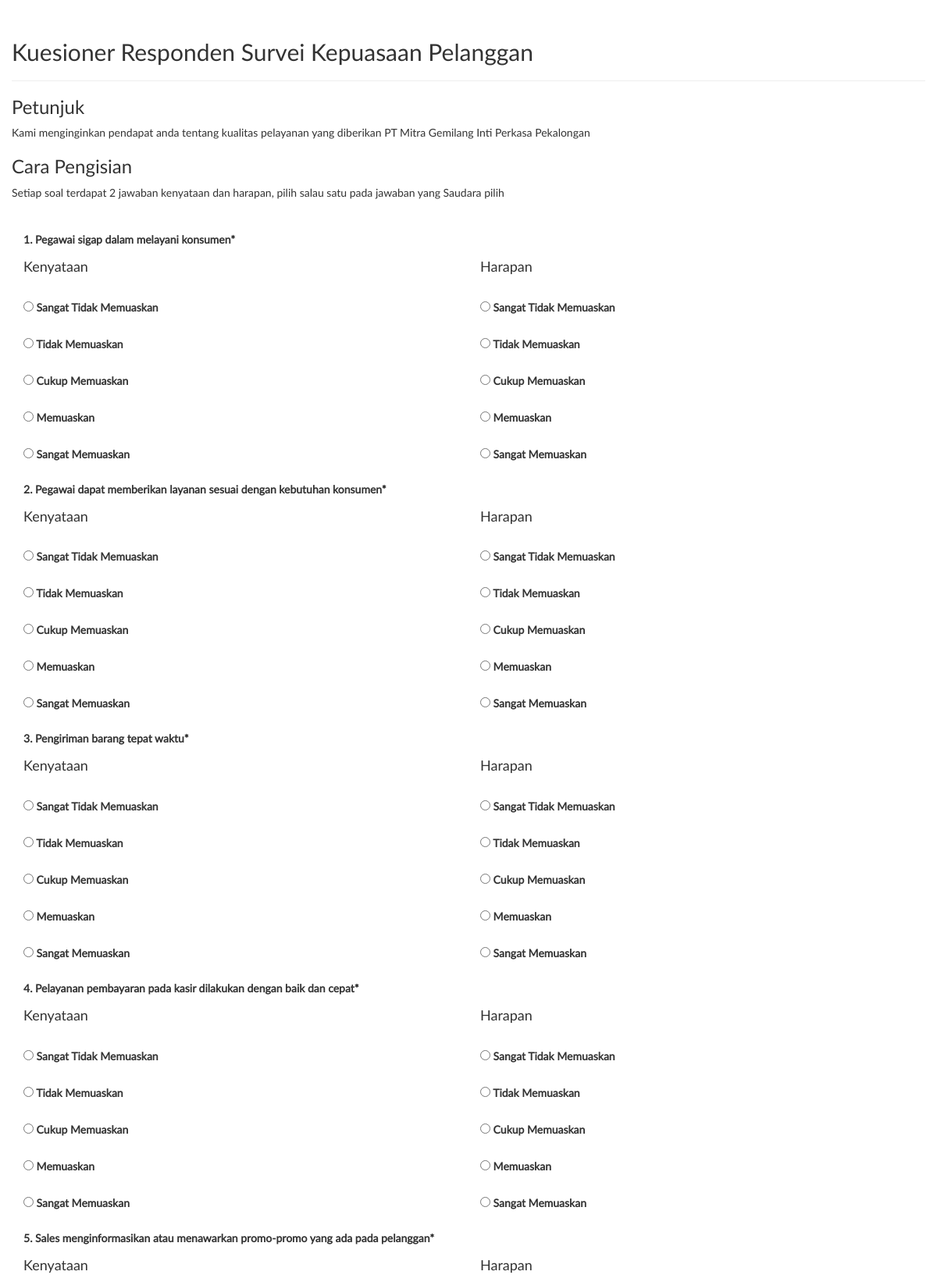
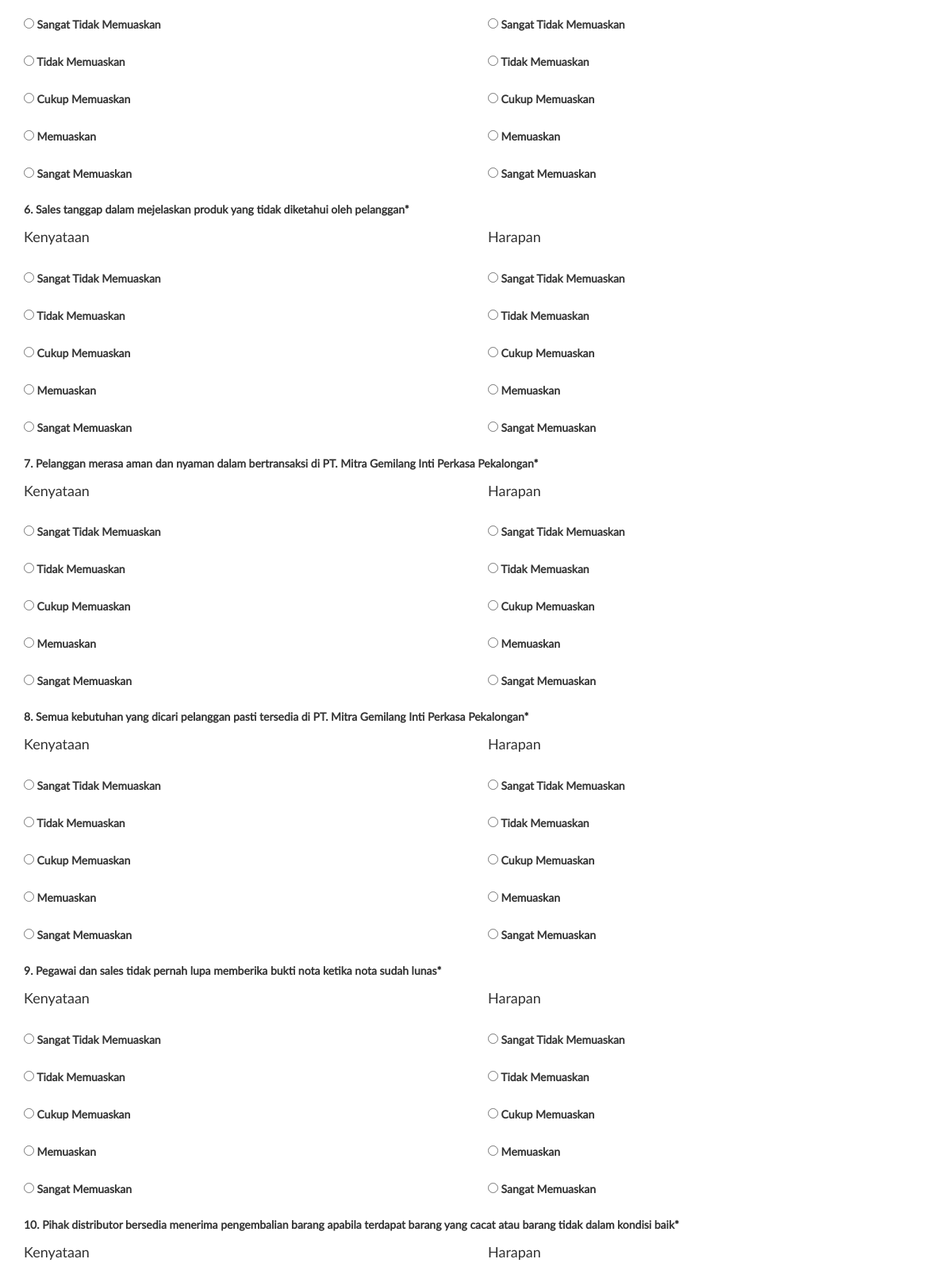
Page /index.php/kuesioner/form (upper part) on the committed database (2 pictures, top to bottom).
### tables this page shows
CREATE TABLE `tbl_pernyataan` (
  `id` int(11) NOT NULL,
  `pernyataan` varchar(50) NOT NULL,
  `skor` int(10) NOT NULL
);

### application/core/MY_Loader.php (called while the page is built, shortened)
<?php
class MY_Loader extends CI_Loader {
	public function template($template_name, $vars, $return = FALSE){
		$this->view('skin/header', $vars, $return);
		$this->view($template_name, $vars, $return);
		$this->view('skin/footer', $vars, $return);
	}
}

### application/controllers/Kuesioner.php (called while the page is built, shortened)
<?php
class Kuesioner extends CI_Controller {
	public function __construct() {
		$this->load->model('kuesioner_model');
		$this->load->library('form_validation');
	}
	public function form() {
		$responden = $this->session->flashdata();
		$data['responden'] = $responden;
		$data['title'] = "PT MITRA GEMILAN INTI PERKASA | Kuisioner Kepuasan Pelanggan";
		$this->formKuesioner($data);
	}
	public function formKuesioner($dataResponden) {
		$data = $this->kuesioner_model->getData('kuesioner');
		$pernyataan = $this->kuesioner_model->getData('pernyataan');
		$tmpPernyataan = [];
		foreach ($pernyataan as $value) {
			$tmpPernyataan[] = $value->pernyataan."~".$value->skor;
		}
		$dataKuesioner = [];
		$no = 0;
		$noSkala = 111;
		foreach ($data as $kuesioner) {
			$no++;
			$noSkala++;
			$dataKuesioner[] = array(
				'kuesioner' => $kuesioner->nama_deskripsi,
				'pernyataan' => array(
					'id_pernyataan' => $no,
					'id_skala' => $noSkala,
					'pernyataan' => $tmpPernyataan,
				)
			);
		}
		$dataTmp['dataKuesioner'] = $dataKuesioner;
		$dataTmp['dataResponden'] = $dataResponden;
		$this->load->template("form_kuesioner", $dataTmp);
	}
}

### index.php (called while the page is built, shortened)
<?php
require_once BASEPATH.'core/CodeIgniter.php';

### application/models/Kuesioner_model.php (called while the page is built, shortened)
<?php
class Kuesioner_model extends CI_Model {
	public function getData($type="", $id="", $tbl="") {
		if($type === 'kuesioner') {
			$sql = "select *
					from tbl_deskripsi
				";
		} elseif ($type === 'pernyataan') {
			$sql = "select * from tbl_pernyataan";
		} elseif ($type === 'deskripsi') {
			$sql = "select * from tbl_deskripsi";
		} elseif ($type === 'kenyataan') {
			$sql = "select * from tbl_kuesioner_kenyataan";
		} elseif ($type === 'harapan') {
			$sql = "select * from tbl_kuesioner_harapan";
		} elseif ($type === 'customer') {
			$sql = "select * from tbl_customer";
		} elseif ($type === 'user') {
			$sql = "select * from tbl_user";
		} elseif ($type === 'dtlKuesioner') {
			$sql = "select * from $tbl where id=$id";
		}
		$sql = $this->db->query($sql);
		return $sql->result();
	}
}

### application/views/form_kuesioner.php (the view, shortened to what this page needs)
<div class="container">
	<div class="container-page">
		<div class="row form-kuesioner">
			<h2>Kuesioner Responden Survei Kepuasaan Pelanggan</h2>
			<hr>
			<h3>Petunjuk</h3>
			<div>
				Kami menginginkan pendapat anda tentang kualitas pelayanan yang diberikan PT Mitra Gemilang Inti Perkasa Pekalongan
			</div>
			<h3>Cara Pengisian</h3>
			<div>
				Setiap soal terdapat 2 jawaban kenyataan dan harapan, pilih salau satu pada jawaban yang Saudara pilih
			</div>
			<br><br>
			<form method="POST" action="<?php echo base_url("Kuesioner/formSubmit");?>" role="form">
				<div class="col-md-12">
					<?php
					$no = 1;
					foreach ($dataKuesioner as $value) {
						?>
						<label for="kuesioner"><?= $no ?>. <?= $value['kuesioner'] ?>*</label> <br>
						<div class="row">
							<div class="col-md-6">
								<h4>Kenyataan</h4>
							</div>
							<div class="col-md-6">
								<h4>Harapan</h4>
							</div>
						</div>
						<br>
						<?php
						foreach ($value['pernyataan']['pernyataan'] as $data) {
							$dataPernyataan = explode('~', $data);
							?>
							<div class="row">
								<div class="col-md-6">
									<label><input type="radio" name="kenyataan<?= $value['pernyataan']['id_pernyataan'] ?>" value="<?= $dataPernyataan[1] ?>" <?php echo set_radio('pernyataan', '<?= $dataPernyataan[1] ?>'); ?> required> <?= $dataPernyataan[0] ?></label> <br><br>
								</div>
								<div class="col-md-6">
									<label><input type="radio" name="harapan<?= $value['pernyataan']['id_skala'] ?>" value="<?= $dataPernyataan[1] ?>" <?php echo set_radio('pernyataan', '<?= $dataPernyataan[1] ?>'); ?> required> <?= $dataPernyataan[0] ?></label> <br><br>
								</div>
							</div>
							<?php
						}
						$no++;
					}
					?>
					<br>
				</div>
			</form>
		</div>
	</div>
</div>

### application/views/skin/header.php (shortened to what this page needs)
<html lang="en">
<head>
<link href="<?php echo base_url("/assets/css/bootstrap.css");?>" rel="stylesheet">
<link href="<?php echo base_url("/assets/css/style.css");?>" rel="stylesheet">
<link href="<?php echo base_url("/assets/css/dataTables.bootstrap.css");?>" rel="stylesheet">
</head>
<body>

### application/views/skin/footer.php (shortened to what this page needs)
</body>
</html>

### assets/css/style.css (style rules this page uses)
body { background-color: #ffffff; }
.container-page { font-family: 'Lato', sans-serif; }

### rows in the picture
tbl_pernyataan: pernyataan "Sangat Tidak Memuaskan"
tbl_pernyataan: pernyataan "Tidak Memuaskan"
tbl_pernyataan: pernyataan "Cukup Memuaskan"
tbl_pernyataan: pernyataan "Memuaskan"
tbl_pernyataan: pernyataan "Sangat Memuaskan"

### other values in the picture
$value['kuesioner'] "Pegawai sigap dalam melayani konsumen"
$value['kuesioner'] "Pegawai dapat memberikan layanan sesuai dengan kebutuhan konsumen"
$value['kuesioner'] "Pengiriman barang tepat waktu"
$value['kuesioner'] "Pelayanan pembayaran pada kasir dilakukan dengan baik dan cepat"
$value['kuesioner'] "Sales menginformasikan atau menawarkan promo-promo yang ada pada pelanggan"
$value['kuesioner'] "Sales tanggap dalam mejelaskan produk yang tidak diketahui oleh pelanggan"
$value['kuesioner'] "Pelanggan merasa aman dan nyaman dalam bertransaksi di PT. Mitra Gemilang Inti Perkasa Pekalongan"
$value['kuesioner'] "Semua kebutuhan yang dicari pelanggan pasti tersedia di PT. Mitra Gemilang Inti Perkasa Pekalongan"
$value['kuesioner'] "Pegawai dan sales tidak pernah lupa memberika bukti nota ketika nota sudah lunas"
$value['kuesioner'] "Pihak distributor bersedia menerima pengembalian barang apabila terdapat barang yang cacat atau barang tidak dalam kondisi baik"
